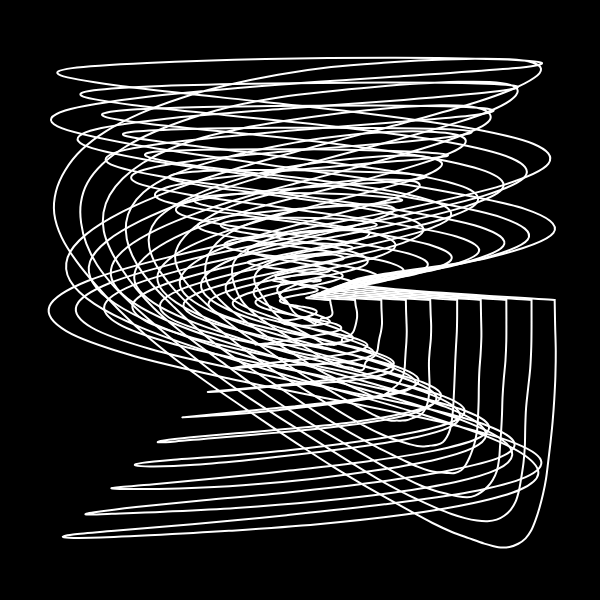
Frame 1 (no input)
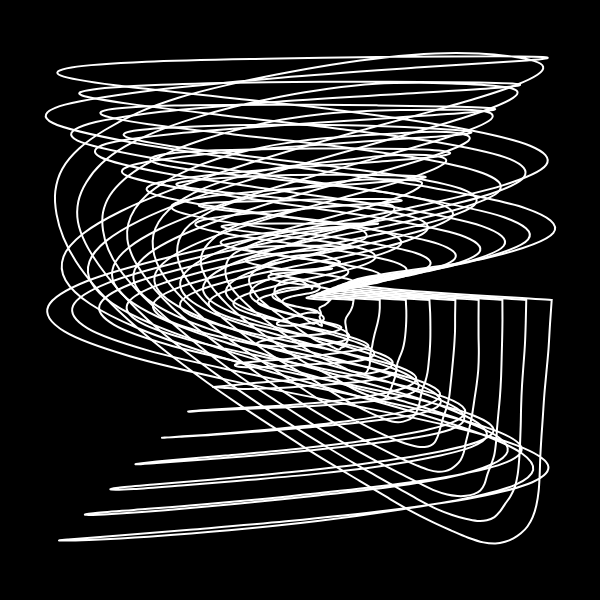
Frame 60 (no input)
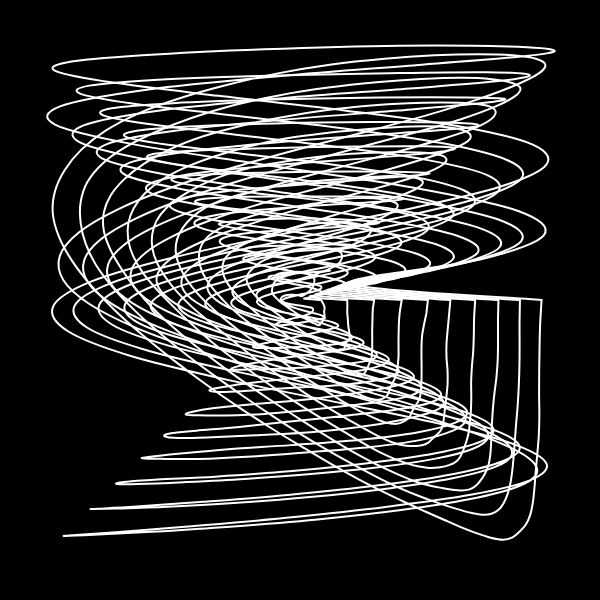
Frame 120 (the mouse pressed at the canvas centre since frame 60)

The p5.js sketch that drew these frames (run headless with seeded random() and noise() and a simulated clock; from frame 60 on, the mouse is pressed at the canvas centre):

// p5.js sketch
// ── sketch.js
let t = 0;

function setup() {
  createCanvas(600, 600);
  angleMode(RADIANS);
  noFill();
}

function draw() {
  background('black');
  translate(width / 2, height / 2);

  let maxR = min(width, height) * 0.45;
  let layers = 10;

  for (let i = 0; i < layers; i++) {
    let baseR = map(i, 0, layers, 25, maxR);
    stroke('white');
    strokeWeight(2);

    beginShape();
    for (let a = 0; a < TWO_PI + 0.005; a += 0.05) {
      let n = noise(
        cos(a) + 1 + i * 0.1,
        sin(a) + 1 + t
      );

      let offset = map(n, 0, 1, -25, 25);
      let r = baseR + offset;

      let x = r * cos(a ** 2);
      let y = r * sin(a * 2);
      curveVertex(x, y);
    }
    endShape(CLOSE);
  }

  t += 0.005;
}

// ── style.css
.sketch-10-2026 {
    margin: 0;
    padding: 0;
    background-color: black;
    animation: fade-in;
    display: flex;
    justify-content: center;
    align-items: center;
    height: 100vh;
}

@keyframes fade-in {
    from {
        opacity: 0;
    }
    to {
        opacity: 1;
    }
}
